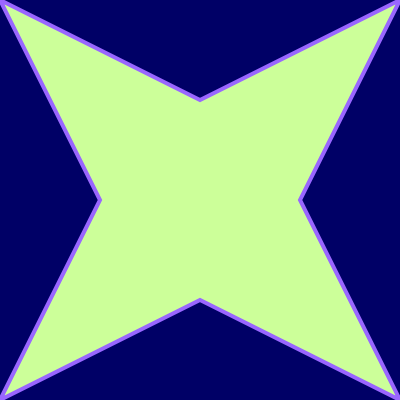
Frame 1 (no input)
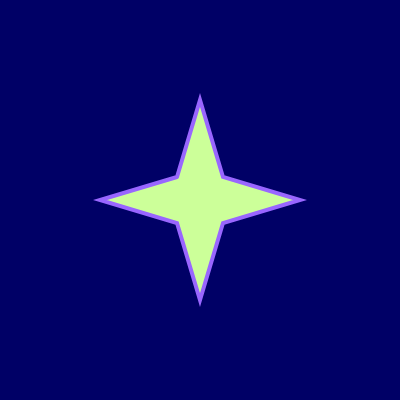
Frame 60 (no input)
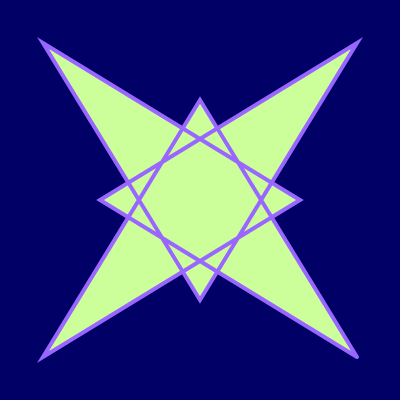
Frame 120 (the mouse pressed at the canvas centre since frame 60)

The p5.js sketch that drew these frames (run headless with seeded random() and noise() and a simulated clock; from frame 60 on, the mouse is pressed at the canvas centre):

// p5.js sketch
// ── sketch.js

var changeDirection = 1
  a=0
  b=400
  c=400
  d=0
function setup() {
  fill("#000066")
  createCanvas(400, 400);
}

function draw() {
  background("#000066");    
  fill("#ccff99")
  stroke("#9966ff")
  strokeWeight(4)
  beginShape();
  vertex(a,a);
  vertex(200,100);
  vertex(b,a);
  vertex(300,200);
  vertex(c,c);
  vertex(200,300);
  vertex(d,c);
  vertex(100,200);
  vertex(a,a);
  endShape();
  
  if (a >= width){
   changeDirection=0;
     }else if (a == 0){
		changeDirection = 1;
     }
  print(changeDirection);
   if (changeDirection == 1){
     a+=3;
   }
  if (changeDirection == 0){
     a-=2;
   }
  
  if (b >= width){
   changeDirection=1;
     }else if (b == 0){
		changeDirection = 0;
     }
  print(changeDirection);
  
   if (changeDirection == 1){
    b-=3;
   }
   if (changeDirection == 0){
    b+=2;
   }
  
    if (d >= width){
   changeDirection=0;
     }else if (d == 0){
		changeDirection = 1;
     }
  print(changeDirection);
   if (changeDirection == 1){
     d+=3;
   }
  if (changeDirection == 0){
     d-=2;
   }
  
  if (c >= width){
   changeDirection=1;
     }else if (c == 0){
		changeDirection = 0;
     }
  print(changeDirection);
  
   if (changeDirection == 1){
    c-=3;
   }
   if (changeDirection == 0){
    c+=2;
   }
    
    

}
